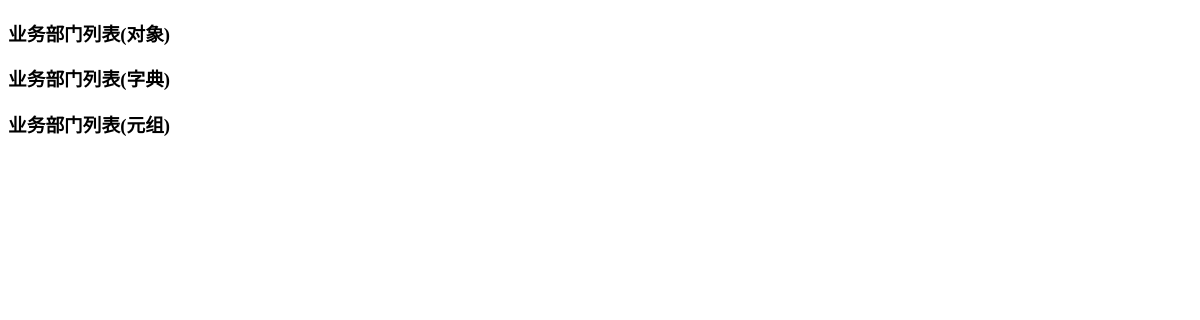
The app's page /business_info, older data.
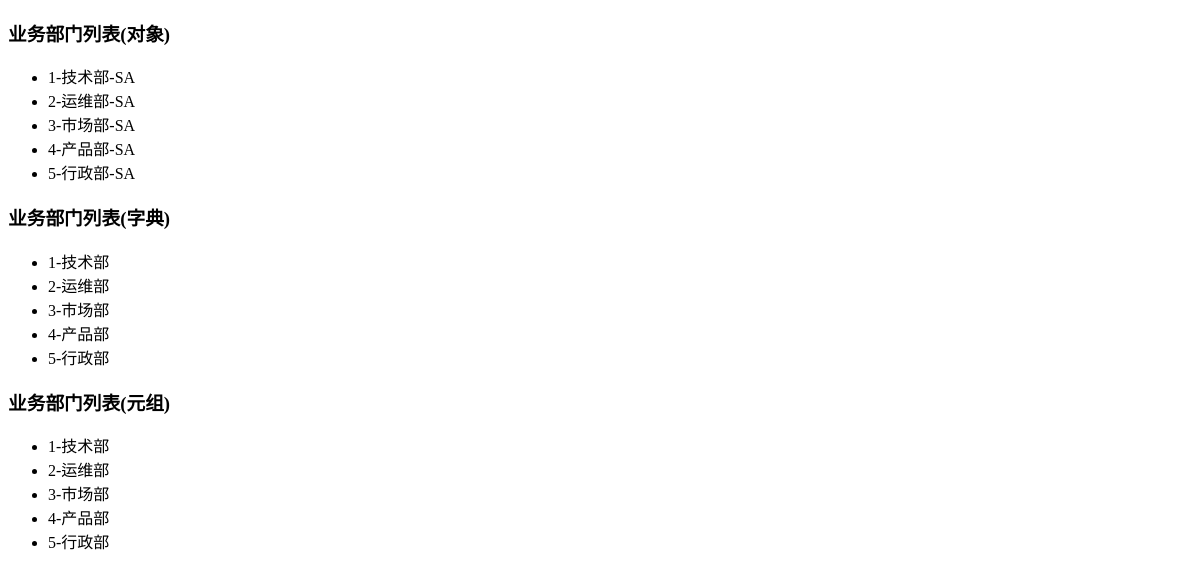
The same page, newer data.
### myfirstapp/models.py (models this page shows)
class Business(models.Model):
    bid = models.AutoField(primary_key=True)
    caption = models.CharField(max_length=32)
    code = models.CharField(max_length=32, null=True, default='SA')

### myfirstapp/views.py (the view)
# urls.py: url(r'business_info$', views.business_info),
def business_info(request):
    bus_obj = models.Business.objects.all()
    bus_dic = models.Business.objects.all().values('bid', 'caption')
    bus_list = models.Business.objects.all().values_list('bid', 'caption')
    return render(request, 'business_info.html',
                  {"bus_obj": bus_obj,
                   "bus_dic": bus_dic,
                   "bus_list": bus_list
                   })

### templates/business_info.html (shortened to what this page needs)
<!DOCTYPE html>
<html lang="en">
<head>
</head>
<body>
    <h3>业务部门列表(对象)</h3>
    <ul>
        {% for row in bus_obj %}
            <li>{{ row.bid }}-{{ row.caption }}-{{ row.code }}</li>
        {% endfor %}
    </ul>
    <h3>业务部门列表(字典)</h3>
    <ul>
        {% for row in bus_dic %}
            <li>{{ row.bid }}-{{ row.caption }}</li>
        {% endfor %}
    </ul>
    <h3>业务部门列表(元组)</h3>
    <ul>
        {% for row in bus_list %}
            <li>{{ row.0 }}-{{ row.1 }}</li>
        {% endfor %}
    </ul>
</body>
</html>

Row changes from the older to the newer data that the page shows:
added Business: bid "1", caption "技术部", code "SA"
added Business: bid "2", caption "运维部", code "SA"
added Business: bid "3", caption "市场部", code "SA"
added Business: bid "4", caption "产品部", code "SA"
added Business: bid "5", caption "行政部", code "SA"
